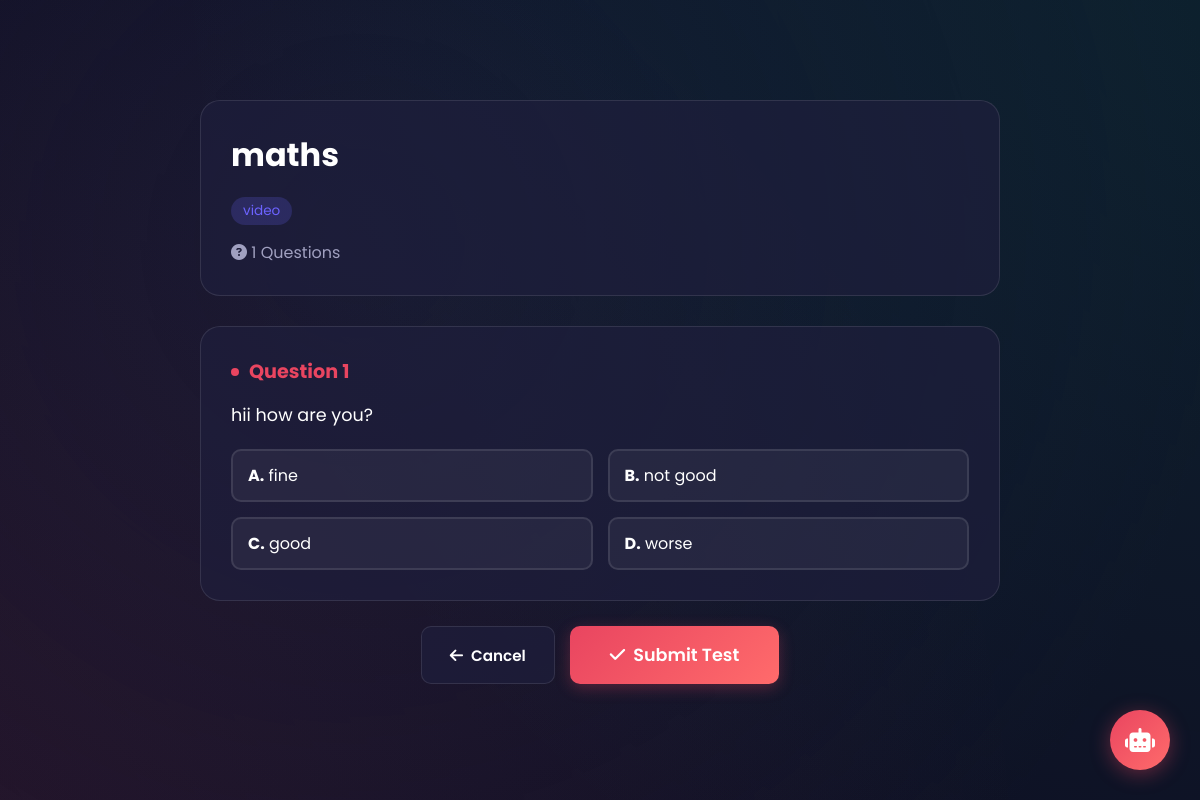
The app's page /test/2 (signed in) with its own data.
### models.py (models this page shows)
class McqTest(Base):
    __tablename__ = 'mcq_tests'
    id = Column(Integer, primary_key=True)
    subject_id = Column(Integer, ForeignKey('subjects.id'), nullable=False)
    title = Column(String(200), nullable=False)
    topic = Column(String(100), nullable=False)
    created_by = Column(Integer, ForeignKey('users.id'), nullable=False)
    created_at = Column(TIMESTAMP, default=datetime.utcnow)
    questions = relationship('McqQuestion', back_populates='test')

class McqQuestion(Base):
    __tablename__ = 'mcq_questions'
    id = Column(Integer, primary_key=True)
    test_id = Column(Integer, ForeignKey('mcq_tests.id'), nullable=False)
    question = Column(Text, nullable=False)
    option_a = Column(String(255), nullable=False)
    option_b = Column(String(255), nullable=False)
    option_c = Column(String(255), nullable=False)
    option_d = Column(String(255), nullable=False)
    correct_answer = Column(String(1), nullable=False)
    test = relationship('McqTest', back_populates='questions')

### app.py (the view)
@app.route('/test/<int:test_id>')
@login_required
def take_test(test_id):
    if current_user.role.value != 'student':
        return redirect('/student/login')
    session_db = get_session()
    test_doc = session_db.query(McqTest).filter_by(id=test_id).first()
    questions = session_db.query(McqQuestion).filter_by(test_id=test_id).all()
    if not test_doc:
        session_db.close()
        return "Test not found", 404
    test = {'id': test_doc.id, 'title': test_doc.title, 'topic': test_doc.topic}
    for q in questions:
        q.id = q.id
    session_db.close()
    return render_template('test_take.html', test=test, questions=questions)

### app.py (called while the page is built)
@login_manager.user_loader
def load_user(user_id):
    session = get_session()
    user = session.query(User).get(int(user_id))
    session.close()
    if user:
        return FlaskUser(user)
    return None

### models.py (called while the page is built)
def get_engine(db_url='sqlite:///attendance.db'):
    return create_engine(db_url, echo=False)

def get_session():
    engine = get_engine()
    SessionLocal = sessionmaker(autocommit=False, autoflush=False, bind=engine)
    return SessionLocal()

### templates/test_take.html (shortened to what this page needs)
<!DOCTYPE html>
<html lang="en">
<head>
    <link rel="stylesheet" href="{{ url_for('static', filename='css/style.css') }}">
    <link rel="stylesheet" href="https://cdnjs.cloudflare.com/ajax/libs/font-awesome/6.4.0/css/all.min.css">
</head>
<body>
    <div class="bg-animation"></div>
    <div class="dashboard-page" style="padding-top: 100px;">
        <div class="container">
            <div style="max-width: 800px; margin: 0 auto;">
                <div class="card" style="margin-bottom: 30px;">
                    <h1 style="margin-bottom: 10px;">{{ test.title }}</h1>
                    <span class="test-topic">{{ test.topic }}</span>
                    <p style="margin-top: 15px; color: var(--text-secondary);">
                        <i class="fas fa-question-circle"></i> {{ questions|length }} Questions
                    </p>
                </div>
                <form id="testForm">
                    {% for question in questions %}
                    <div class="card question-option" data-question-id="{{ question.id }}" style="margin-bottom: 25px;">
                        <div class="question-number">Question {{ loop.index }}</div>
                        <p style="font-size: 1.1rem; margin-bottom: 20px; line-height: 1.6;">{{ question.question }}</p>
                        <div class="options-grid">
                            <label class="option-label">
                                <span><strong>A.</strong> {{ question.option_a }}</span>
                            </label>
                            <label class="option-label">
                                <span><strong>B.</strong> {{ question.option_b }}</span>
                            </label>
                            <label class="option-label">
                                <span><strong>C.</strong> {{ question.option_c }}</span>
                            </label>
                            <label class="option-label">
                                <span><strong>D.</strong> {{ question.option_d }}</span>
                            </label>
                        </div>
                    </div>
                    {% endfor %}
                    <div style="display: flex; gap: 15px; justify-content: center;">
                        <a href="/tests" class="btn btn-secondary">
                            <i class="fas fa-arrow-left"></i> Cancel
                        </a>
                        <button type="button" id="submitTestBtn" class="btn btn-primary">
                            <i class="fas fa-check"></i> Submit Test
                        </button>
                    </div>
                </form>
            </div>
        </div>
    </div>
    <div class="chatbot-widget">
        <button class="chatbot-toggle"><i class="fas fa-robot"></i></button>
    </div>
</body>
</html>

### static/css/style.css (style rules this page uses)
:root { --primary: #1a1a2e; --secondary: #16213e; --accent: #e94560; --success: #00d9a5; --warning: #ffc107; --background: #0f0f23; --card-bg: #1f1f3d; --text-primary: #ffffff; --text-secondary: #a0a0c0; --gradient-1: linear-gradient(135deg, #1a1a2e 0%, #16213e 100%); --gradient-2: linear-gradient(135deg, #e94560 0%, #ff6b6b 100%); --gradient-3: linear-gradient(135deg, #00d9a5 0%, #00b894 100%); --glass: rgba(31, 31, 61, 0.7); --glass-border: rgba(255, 255, 255, 0.1); --shadow: 0 8px 32px rgba(0, 0, 0, 0.3); --transition: all 0.3s ease; }
* { margin: 0; padding: 0; box-sizing: border-box; }
body { font-family: 'Poppins', sans-serif; background: var(--background); color: var(--text-primary); min-height: 100vh; overflow-x: hidden; }
.bg-animation { position: fixed; top: 0; left: 0; width: 100%; height: 100%; z-index: -1; overflow: hidden; }
.bg-animation::before { content: ''; position: absolute; top: -50%; left: -50%; width: 200%; height: 200%; background: radial-gradient(circle at 20% 80%, rgba(233, 69, 96, 0.1) 0%, transparent 50%), radial-gradient(circle at 80% 20%, rgba(0, 217, 165, 0.1) 0%, transparent 50%), radial-gradient(circle at 40% 40%, rgba(22, 33, 62, 0.5) 0%, transparent 50%); animation: bgMove 20s ease-in-out infinite; }
.container { max-width: 1400px; margin: 0 auto; padding: 0 20px; }
.btn { padding: 12px 28px; border: none; border-radius: 10px; font-family: 'Poppins', sans-serif; font-weight: 600; font-size: 0.95rem; cursor: pointer; transition: var(--transition); text-decoration: none; display: inline-flex; align-items: center; gap: 8px; }
.btn-primary { background: var(--gradient-2); color: white; box-shadow: 0 4px 15px rgba(233, 69, 96, 0.3); }
.btn-secondary { background: var(--glass); color: var(--text-primary); border: 1px solid var(--glass-border); }
.dashboard-page { min-height: 100vh; padding: 100px 0 50px; }
.card { background: var(--glass); border-radius: 20px; padding: 30px; border: 1px solid var(--glass-border); margin-bottom: 30px; }
.test-topic { background: rgba(108, 99, 255, 0.2); color: #6c63ff; padding: 4px 12px; border-radius: 20px; font-size: 0.85rem; margin-top: 8px; display: inline-block; }
.question-number { font-size: 1.5rem; font-weight: 700; color: var(--accent); margin-bottom: 20px; }
.options-grid { display: grid; grid-template-columns: repeat(2, 1fr); gap: 15px; }
.option-label { display: flex; align-items: center; gap: 10px; padding: 12px 15px; background: rgba(255, 255, 255, 0.05); border: 2px solid var(--glass-border); border-radius: 10px; cursor: pointer; transition: var(--transition); }
.chatbot-widget { position: fixed; bottom: 30px; right: 30px; z-index: 1000; }
.chatbot-toggle { width: 60px; height: 60px; background: var(--gradient-2); border-radius: 50%; display: flex; align-items: center; justify-content: center; font-size: 1.5rem; cursor: pointer; box-shadow: 0 4px 20px rgba(233, 69, 96, 0.4); transition: var(--transition); border: none; color: white; }
.question-option { background: var(--glass); border-radius: 20px; padding: 30px; border: 1px solid var(--glass-border); margin-bottom: 25px; transition: var(--transition); }
.question-option .question-number { font-size: 1.2rem; font-weight: 700; color: var(--accent); margin-bottom: 15px; display: flex; align-items: center; gap: 10px; }
.question-option .question-number::before { content: ''; width: 8px; height: 8px; background: var(--accent); border-radius: 50%; }
#submitTestBtn { padding: 16px 40px; font-size: 1.1rem; }

### records on screen
McqTest: title "maths", topic "video"
McqQuestion: question "hii how are you?", option_a "fine", option_b "not good", option_c "good", option_d "worse"

### other values on screen
{{ questions|length }} "1"
